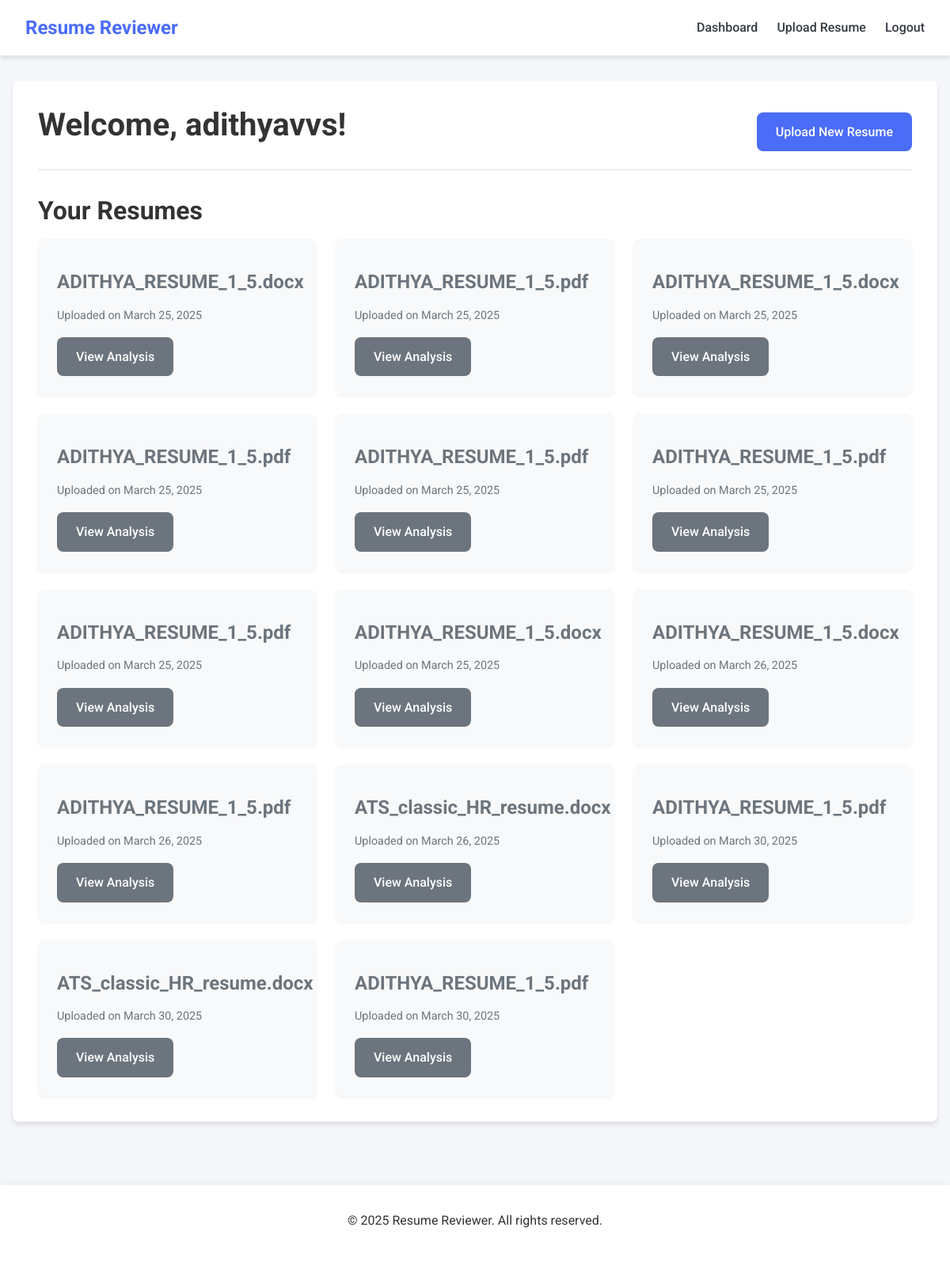
Page /dashboard (signed in) on the committed database.
### app.py (models this page shows, shortened)
class User(db.Model):
    id = db.Column(db.Integer, primary_key=True)
    username = db.Column(db.String(80), unique=True, nullable=False)
    email = db.Column(db.String(120), unique=True, nullable=False)
    password_hash = db.Column(db.String(128))
    resumes = db.relationship('Resume', backref='owner', lazy=True)

class Resume(db.Model):
    id = db.Column(db.Integer, primary_key=True)
    filename = db.Column(db.String(100), nullable=False)
    upload_date = db.Column(db.DateTime, default=datetime.utcnow)
    analysis = db.Column(db.Text, nullable=True)
    user_id = db.Column(db.Integer, db.ForeignKey('user.id'), nullable=False)

### app.py (the view)
@app.route('/dashboard')
def dashboard():
    if 'user_id' not in session:
        flash('Please log in to access the dashboard')
        return redirect(url_for('login'))
    user = User.query.get(session['user_id'])
    resumes = Resume.query.filter_by(user_id=user.id).all()
    return render_template('dashboard.html', user=user, resumes=resumes)

### app.py (called while the page is built)
@app.context_processor
def inject_now():
    return {'now': datetime.now()}

### templates/dashboard.html (shortened to what this page needs)
{% extends 'base.html' %}
{% block content %}
<div class="dashboard-container">
    <div class="dashboard-header">
        <h1>Welcome, {{ user.username }}!</h1>
        <a href="{{ url_for('upload_resume') }}" class="btn btn-primary">Upload New Resume</a>
    </div>
    <div class="dashboard-content">
        {% if resumes %}
        <h2>Your Resumes</h2>
        <div class="resume-list">
            {% for resume in resumes %}
            <div class="resume-card">
                <div class="resume-info">
                    <h3>{{ resume.filename }}</h3>
                    <p class="upload-date">Uploaded on {{ resume.upload_date.strftime('%B %d, %Y') }}</p>
                </div>
                <div class="resume-actions">
                    <a href="{{ url_for('view_analysis', resume_id=resume.id) }}" class="btn btn-secondary">View Analysis</a>
                </div>
            </div>
            {% endfor %}
        </div>
        {% endif %}
    </div>
</div>
{% endblock %}

### templates/base.html (shortened to what this page needs)
<!DOCTYPE html>
<html lang="en">
<head>
    <link rel="stylesheet" href="{{ url_for('static', filename='css/style.css') }}">
    <link rel="stylesheet" href="https://cdnjs.cloudflare.com/ajax/libs/font-awesome/6.0.0-beta3/css/all.min.css">
</head>
<body>
    <header>
        <nav class="navbar">
            <div class="logo">
                <a href="{{ url_for('index') }}">Resume Reviewer</a>
            </div>
            <ul class="nav-links">
                {% if 'user_id' in session %}
                <li><a href="{{ url_for('dashboard') }}">Dashboard</a></li>
                <li><a href="{{ url_for('upload_resume') }}">Upload Resume</a></li>
                <li><a href="{{ url_for('logout') }}">Logout</a></li>
                {% else %}
                <li><a href="{{ url_for('login') }}">Login</a></li>
                <li><a href="{{ url_for('register') }}">Register</a></li>
                {% endif %}
            </ul>
        </nav>
    </header>
    <main class="container">
        {% block content %}{% endblock %}
    </main>
    <footer>
        <p>&copy; {{ now.year }} Resume Reviewer. All rights reserved.</p>
    </footer>
</body>
</html>

### static/css/style.css (style rules this page uses)
:root { --primary-color: #4a6cf7; --secondary-color: #6c757d; --success-color: #28a745; --danger-color: #dc3545; --light-color: #f8f9fa; --dark-color: #343a40; --border-color: #dee2e6; --shadow: 0 4px 6px rgba(0, 0, 0, 0.1); --border-radius: 8px; --transition: all 0.3s ease; --section-bg: #ffffff; --section-border: 1px solid var(--border-color); }
* { margin: 0; padding: 0; box-sizing: border-box; }
body { font-family: 'Roboto', sans-serif; line-height: 1.6; color: #333; background-color: #f5f7fb; }
.container { max-width: 1200px; margin: 0 auto; padding: 2rem 1rem; }
h1, h2, h3, h4, h5, h6 { margin-bottom: 1rem; font-weight: 700; line-height: 1.2; }
h1 { font-size: 2.5rem; }
h2 { font-size: 2rem; }
h3 { font-size: 1.5rem; }
p { margin-bottom: 1rem; }
a { color: var(--primary-color); text-decoration: none; transition: var(--transition); }
.btn { display: inline-block; padding: 0.75rem 1.5rem; border-radius: var(--border-radius); font-weight: 500; text-align: center; cursor: pointer; transition: var(--transition); border: none; }
.btn-primary { background-color: var(--primary-color); color: white; }
.btn-secondary { background-color: var(--secondary-color); color: white; }
header { background-color: white; box-shadow: var(--shadow); }
.navbar { display: flex; justify-content: space-between; align-items: center; padding: 1rem 2rem; max-width: 1200px; margin: 0 auto; }
.logo a { font-size: 1.5rem; font-weight: 700; color: var(--primary-color); }
.nav-links { display: flex; list-style: none; }
.nav-links li { margin-left: 1.5rem; }
.nav-links a { color: var(--dark-color); font-weight: 500; }
footer { background-color: white; text-align: center; padding: 2rem; margin-top: 3rem; box-shadow: 0 -2px 10px rgba(0, 0, 0, 0.05); }
.resume-info { margin: 1rem 0; color: var(--secondary-color); }
.dashboard-container { background-color: white; border-radius: var(--border-radius); box-shadow: var(--shadow); padding: 2rem; }
.dashboard-header { display: flex; justify-content: space-between; align-items: center; margin-bottom: 2rem; padding-bottom: 1rem; border-bottom: 1px solid var(--border-color); }
.resume-list { display: grid; grid-template-columns: repeat(auto-fill, minmax(300px, 1fr)); gap: 1.5rem; }
.resume-card { background-color: #f8f9fa; border-radius: var(--border-radius); padding: 1.5rem; box-shadow: 0 2px 4px rgba(0, 0, 0, 0.05); transition: var(--transition); }
.resume-info { margin-bottom: 1rem; }
.upload-date { color: var(--secondary-color); font-size: 0.9rem; }

### rows in the picture
User: username "adithyavvs"
Resume: filename "ADITHYA_RESUME_1_5.docx", upload_date "March 25, 2025"
Resume: filename "ADITHYA_RESUME_1_5.pdf", upload_date "March 25, 2025"
Resume: filename "ADITHYA_RESUME_1_5.docx", upload_date "March 25, 2025"
Resume: filename "ADITHYA_RESUME_1_5.pdf", upload_date "March 25, 2025"
Resume: filename "ADITHYA_RESUME_1_5.pdf", upload_date "March 25, 2025"
Resume: filename "ADITHYA_RESUME_1_5.pdf", upload_date "March 25, 2025"
Resume: filename "ADITHYA_RESUME_1_5.pdf", upload_date "March 25, 2025"
Resume: filename "ADITHYA_RESUME_1_5.docx", upload_date "March 25, 2025"
Resume: filename "ADITHYA_RESUME_1_5.docx", upload_date "March 26, 2025"
Resume: filename "ADITHYA_RESUME_1_5.pdf", upload_date "March 26, 2025"
Resume: filename "ATS_classic_HR_resume.docx", upload_date "March 26, 2025"
Resume: filename "ADITHYA_RESUME_1_5.pdf", upload_date "March 30, 2025"
Resume: filename "ATS_classic_HR_resume.docx", upload_date "March 30, 2025"
Resume: filename "ADITHYA_RESUME_1_5.pdf", upload_date "March 30, 2025"
